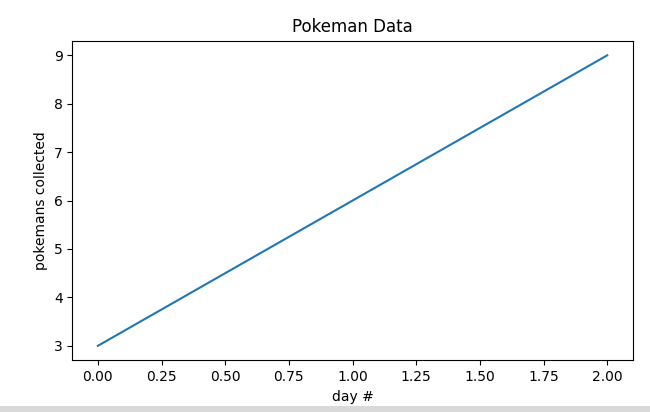

The Python source for this figure:
import matplotlib.pyplot as plt
import turtle

# Collect the data
# New version - loop and get each day at a time
data = [] #empty list
#num_days = int(input("How many days?"))
num_days = turtle.numinput("Input", "How many days?")
num_days = int(num_days)
for day in range(num_days):
  #print("Day ", day, ":", end= "")
  #today = int(input())
  label = "Day #" + str(day) #"Day 1" and so on
  today = turtle.numinput("Next Day", "How many Pokeman?")
  data.append(today) # add it to the end of the list
  
# put the data in a list (DONE)
# print min and max
print("Best day:", max(data))
print("Worst day:", min(data))

#TODO:  total and average 
total = 0
for num in data:
  total += num
# total is now all numbers in data, added up
average = total / num_days
print("Total:", total)
print("Average:", average)

# Graph the real data
fig, ax = plt.subplots()
ax.plot(range(num_days), data)
plt.title("Pokeman Data")
plt.xlabel('day #')
plt.ylabel('pokemans collected')
plt.show()
